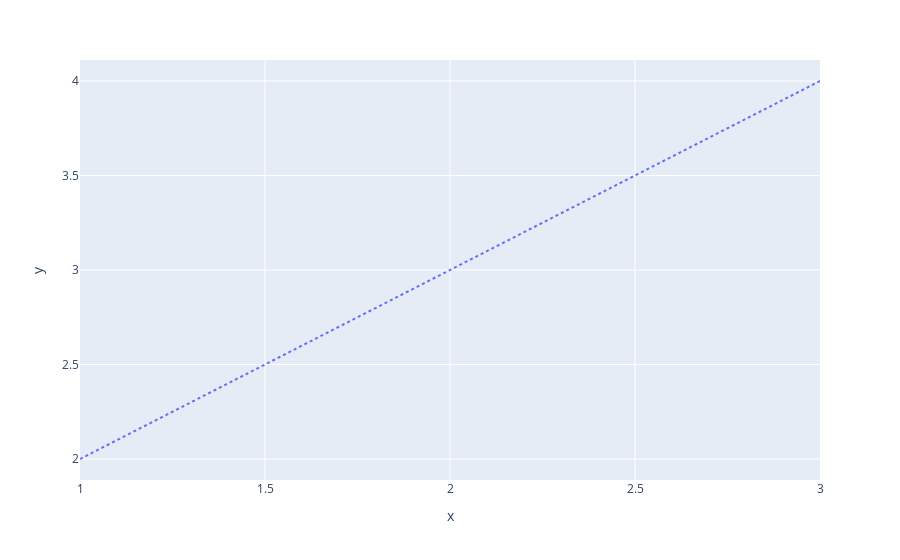

The code cell stored with this chart in its notebook:
### Markdown cell above
可以找到```line-dash```的路径

### Code cell
fig.update_traces(
    {'line':{'dash':'dot'}}
)

### Figure 1 — Plotly figure (JSON) as saved in the notebook; plotly's stock layout.template omitted (floating-point values rounded to 4 significant figures)
{"data": [{"hoverlabel": {"namelength": 0}, "hovertemplate": "x=%{x}<br>y=%{y}", "legendgroup": "", "line": {"color": "#636efa", "dash": "dot"}, "mode": "lines", "name": "", "showlegend": false, "type": "scatter", "x": [1, 2, 3], "xaxis": "x", "y": [2, 3, 4], "yaxis": "y"}], "layout": {"legend": {"tracegroupgap": 0}, "margin": {"t": 60}, "xaxis": {"anchor": "y", "domain": [0, 1], "title": {"text": "x"}}, "yaxis": {"anchor": "x", "domain": [0, 1], "title": {"text": "y"}}}}
